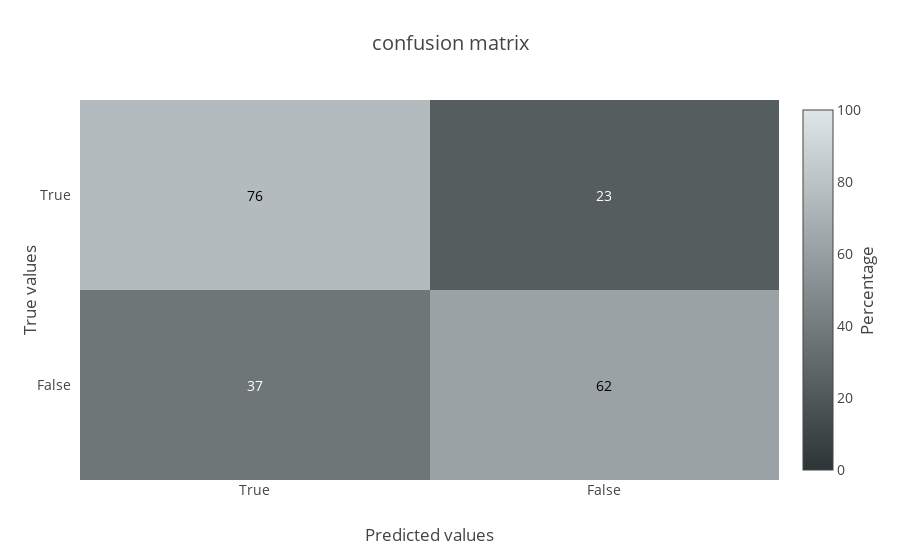

This figure's notebook cell:
### Markdown cell above
### 6.a. Confusion matrix

### Code cell
m = plot_confusion_matrix(y_true=y_test, y_pred=y_pred)
py.iplot(m, filename='fatigue/confusion_matrix_test')

### Figure 1 — Plotly figure (JSON) as saved in the notebook; plotly's stock layout.template omitted (floating-point values rounded to 4 significant figures)
{"data": [{"colorbar": {"title": "Percentage", "titleside": "right"}, "colorscale": [[0, "#2d3436"], [1, "#dfe6e9"]], "showscale": true, "type": "heatmap", "x": ["True", "False"], "y": ["True", "False"], "z": [[76, 23], [37, 62]], "zmax": 100, "zmin": 0}], "layout": {"annotations": [{"font": {"color": "#000000"}, "showarrow": false, "text": "76", "x": "True", "xref": "x1", "y": "True", "yref": "y1"}, {"font": {"color": "#FFFFFF"}, "showarrow": false, "text": "23", "x": "False", "xref": "x1", "y": "True", "yref": "y1"}, {"font": {"color": "#FFFFFF"}, "showarrow": false, "text": "37", "x": "True", "xref": "x1", "y": "False", "yref": "y1"}, {"font": {"color": "#000000"}, "showarrow": false, "text": "62", "x": "False", "xref": "x1", "y": "False", "yref": "y1"}], "font": {"size": 14}, "hovermode": "closest", "title": "confusion matrix", "xaxis": {"dtick": 1, "gridcolor": "rgb(0, 0, 0)", "side": "bottom", "ticks": "", "title": "Predicted values"}, "yaxis": {"autorange": "reversed", "dtick": 1, "ticks": "", "ticksuffix": "  ", "title": "True values"}}}
